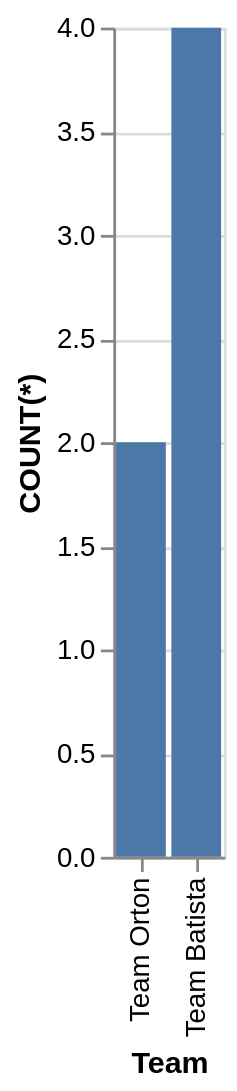

Express this chart as Vega-Lite.
### Vega-Lite specification from a JSON file in a GitHub repository (floating-point values rounded to 4 significant figures)
{"data": {"values": [{"x_data": "Team Orton", "y_data": 2}, {"x_data": "Team Batista", "y_data": 4}]}, "mark": "bar", "encoding": {"x": {"field": "x_data", "type": "nominal", "title": "Team", "sort": "descending"}, "y": {"field": "y_data", "type": "quantitative", "title": "COUNT(*)"}}}
